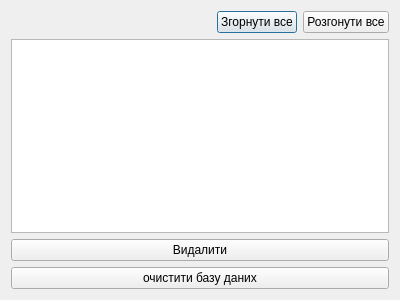
<?xml version="1.0" encoding="UTF-8"?>
<ui version="4.0">
 <class>ViewTTDialog</class>
 <widget class="QDialog" name="ViewTTDialog">
  <property name="geometry">
   <rect>
    <x>0</x>
    <y>0</y>
    <width>400</width>
    <height>300</height>
   </rect>
  </property>
  <property name="windowTitle">
   <string>Гілки та завдання</string>
  </property>
  <layout class="QVBoxLayout" name="verticalLayout">
   <item>
    <layout class="QHBoxLayout" name="horizontalLayout_2">
     <item>
      <spacer name="horizontalSpacer">
       <property name="orientation">
        <enum>Qt::Orientation::Horizontal</enum>
       </property>
       <property name="sizeHint" stdset="0">
        <size>
         <width>40</width>
         <height>20</height>
        </size>
       </property>
      </spacer>
     </item>
     <item>
      <widget class="QPushButton" name="collapseBtn">
       <property name="text">
        <string>Згорнути все</string>
       </property>
      </widget>
     </item>
     <item>
      <widget class="QPushButton" name="expandBtn">
       <property name="text">
        <string>Розгонути все</string>
       </property>
      </widget>
     </item>
    </layout>
   </item>
   <item>
    <widget class="QTreeView" name="treeView"/>
   </item>
   <item>
    <widget class="QPushButton" name="deleteBtn">
     <property name="text">
      <string>Видалити</string>
     </property>
    </widget>
   </item>
   <item>
    <widget class="QPushButton" name="wipedbtn">
     <property name="text">
      <string>очистити базу даних</string>
     </property>
    </widget>
   </item>
  </layout>
 </widget>
 <resources/>
 <connections/>
</ui>
